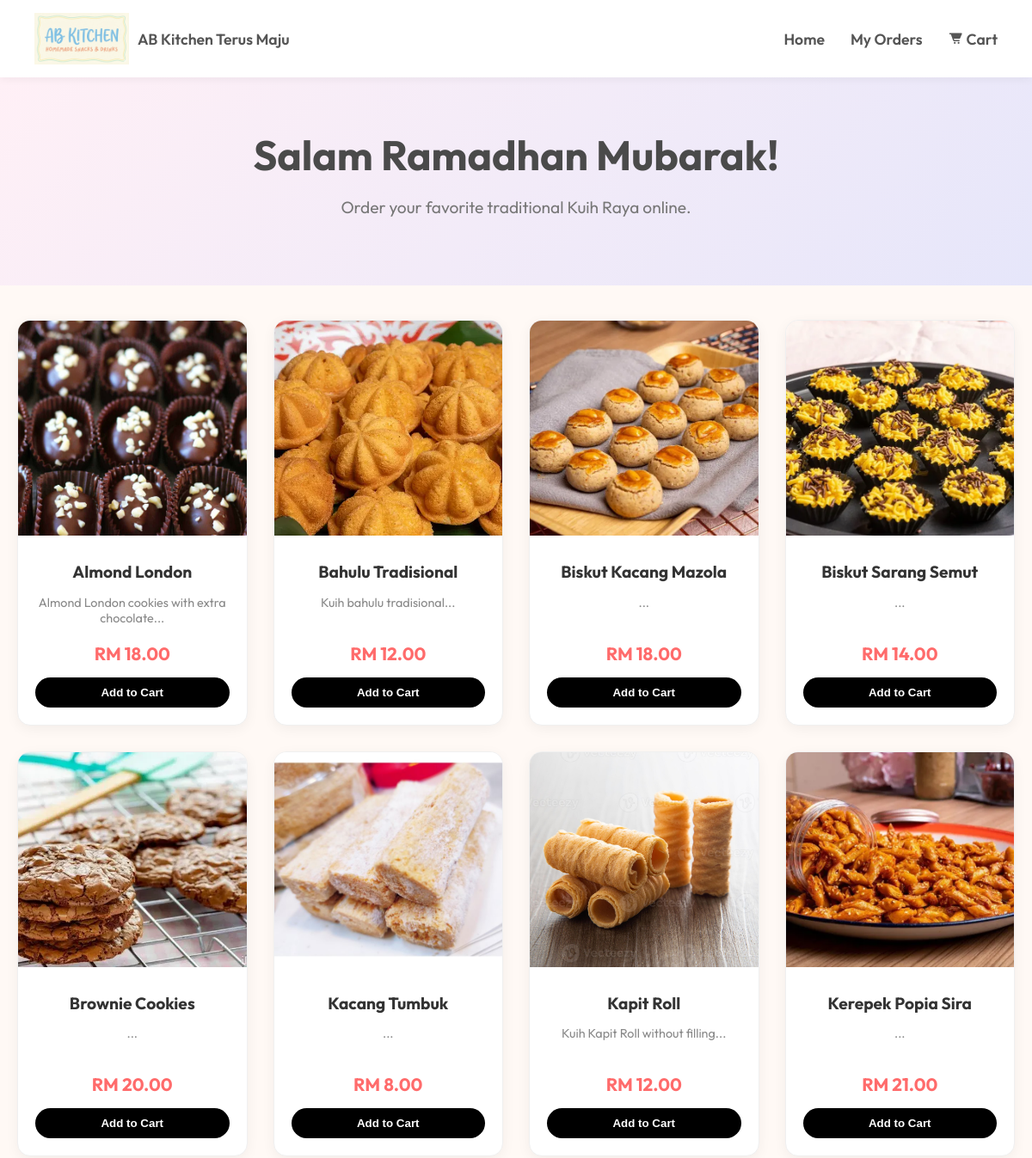
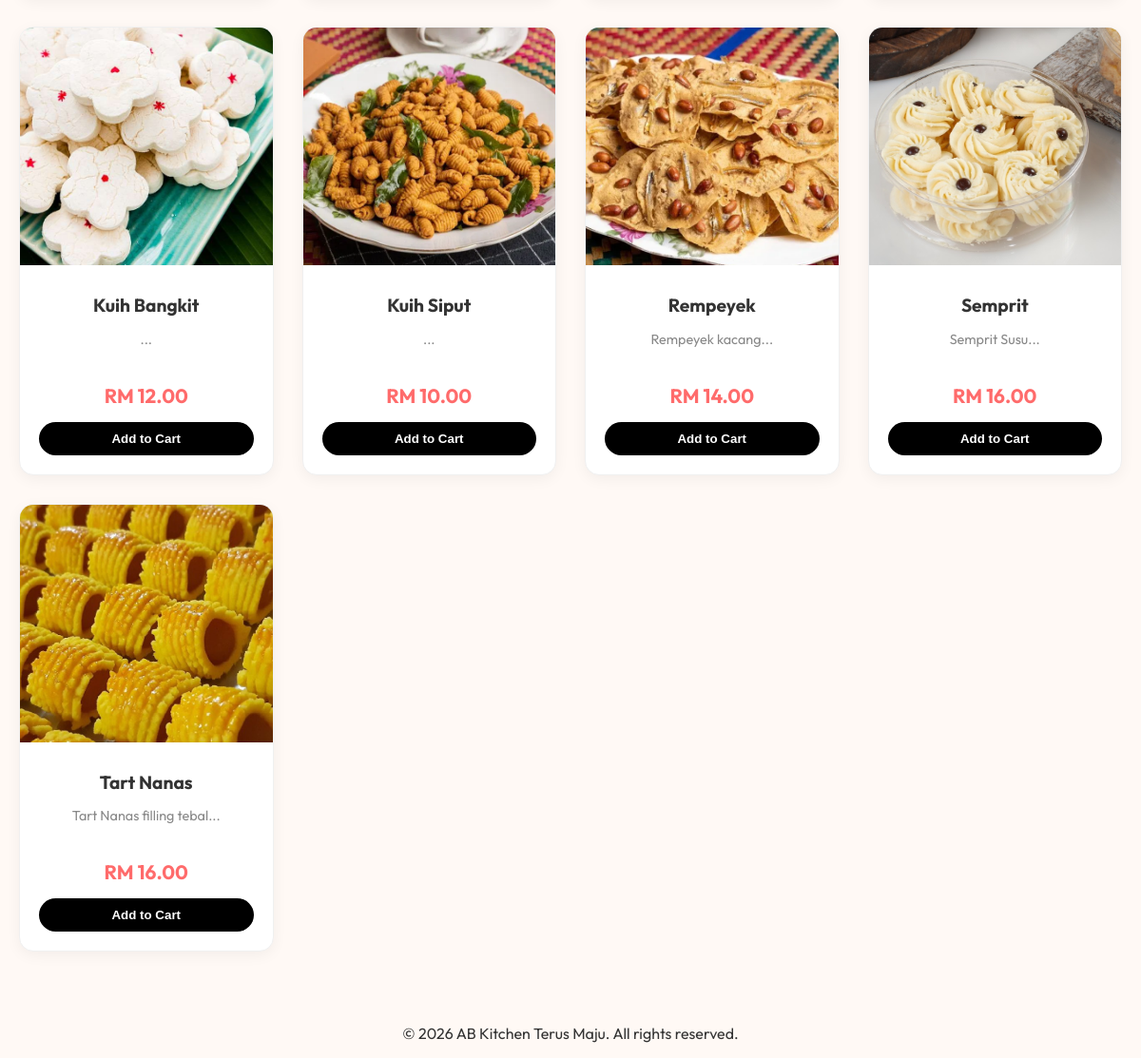
The page / on the database its author committed (2 pictures, top to bottom).
### tables this page shows
CREATE TABLE products (
                id INTEGER PRIMARY KEY AUTOINCREMENT,
                name TEXT NOT NULL,
                description TEXT,
                price REAL NOT NULL,
                stock INTEGER DEFAULT 0,
                image_url TEXT,
                created_at DATETIME DEFAULT CURRENT_TIMESTAMP
            , stock_price REAL DEFAULT 0.00, category_id INTEGER DEFAULT NULL);

### helpers.php (called while the page is built, shortened)
<?php
function get_settings($pdo) {
    try {
        $stmt = $pdo->query("SELECT setting_key, setting_value FROM settings");
        $settings = [];
        while ($row = $stmt->fetch(PDO::FETCH_ASSOC)) {
            $settings[$row['setting_key']] = $row['setting_value'];
        }
        return $settings;
    } catch (PDOException $e) {
        return [];
    }
}

### index.php (the view, shortened to what this page needs)
<?php
require_once 'config/db.php';
try {
    $stmt = $pdo->query("SELECT * FROM products ORDER BY name ASC");
    $products = $stmt->fetchAll();
} catch (PDOException $e) {
    die("Error loading products.");
}
require_once 'helpers.php';
$settings = get_settings($pdo);
?>
<!DOCTYPE html>
<html lang="en">
<head>
    <link href='https://unpkg.com/boxicons@2.1.4/css/boxicons.min.css' rel='stylesheet'>
    <link rel="stylesheet" href="styles/shop.css">
</head>
<body>
    <?php include 'pages/shop/header.php'; ?>
    <section class="hero">
        <h1>Salam Ramadhan Mubarak!</h1>
        <p>Order your favorite traditional Kuih Raya online.</p>
    </section>
    <div class="container">
        <div class="product-grid">
            <?php foreach ($products as $p): ?>
                <div class="product-card">
                    <div class="product-image">
                        <img src="<?= $p['image_url'] ? 'images/product/' . htmlspecialchars($p['image_url']) : 'images/icons/no-image.png' ?>"
                             alt="<?= htmlspecialchars($p['name']) ?>"
                             onerror="this.src='https://placehold.co/400x400?text=No+Image'">
                    </div>
                    <div class="product-info">
                        <h3 class="product-title"><?= htmlspecialchars($p['name']) ?></h3>
                        <p class="product-desc"><?= htmlspecialchars(substr($p['description'], 0, 80)) ?>...</p>
                        <span class="product-price">RM <?= number_format($p['price'], 2) ?></span>
                        <?php if ($p['stock'] > 0): ?>
                            <button onclick="addToCart(<?= $p['id'] ?>, this)" class="btn-add-cart">Add to Cart</button>
                        <?php else: ?>
                            <button class="btn-add-cart" style="background:#ccc;cursor:not-allowed;" disabled>Out of Stock</button>
                        <?php endif; ?>
                    </div>
                </div>
            <?php endforeach; ?>
        </div>
    </div>
    <?php include 'footer.php'; ?>
</body>
</html>

### pages/shop/header.php (shortened to what this page needs)
<?php
$store_name = $settings['store_name'] ?? 'My Digital Store';
?>
<header class="shop-header">
    <div class="shop-logo">
        <a href="/index.php">
            <img src="<?= !empty($settings['store_logo']) ? '/images/settings/'.htmlspecialchars($settings['store_logo']) : '/images/Logo.png' ?>" alt="<?= htmlspecialchars($store_name) ?>" onerror="this.src='/images/icons/user.png'">
            <span><?= htmlspecialchars($store_name) ?></span>
        </a>
    </div>
    <nav class="shop-nav">
        <a href="/index.php">Home</a>
        <a href="/pages/shop/track_order.php">My Orders</a>
        <a href="/pages/shop/cart.php" class="cart-icon">
            <i class='bx bxs-cart-alt'></i> Cart
        </a>
    </nav>
</header>

### footer.php (shortened to what this page needs)
<footer style="text-align: center; margin-top: 5px;">
<?php
$footer_store_name = $settings['store_name'] ?? 'My Digital Store';
?>
    <p>© <?= date('Y') ?> <?= htmlspecialchars($footer_store_name) ?>. All rights reserved.</p>
</footer>

### styles/shop.css (style rules this page uses)
:root { --primary-color: #dcb5ff; --accent-color: #ff6b6b; --bg-color: #fff9f5; --text-color: #333; --card-shadow: 0 4px 15px rgba(0, 0, 0, 0.05); }
body { margin: 0; font-family: 'Outfit', 'Segoe UI', sans-serif; background-color: var(--bg-color); color: var(--text-color); }
.shop-header { background: white; padding: 15px 40px; display: flex; justify-content: space-between; align-items: center; box-shadow: 0 2px 10px rgba(0, 0, 0, 0.05); position: sticky; top: 0; z-index: 1000; }
.shop-logo img { height: 60px; }
.shop-logo a { text-decoration: none; color: #555; font-weight: 600; font-size: 1.1rem; display: flex; align-items: center; gap: 10px; transition: color 0.3s; }
.shop-nav { display: flex; gap: 30px; align-items: center; }
.shop-nav a { text-decoration: none; color: #555; font-weight: 600; font-size: 1.1rem; transition: color 0.3s; }
.cart-icon { position: relative; font-size: 1.4rem; }
.hero { text-align: center; padding: 60px 20px; background: linear-gradient(135deg, #fff0f6 0%, #e6e6fa 100%); margin-bottom: 40px; }
.hero h1 { font-size: 3rem; margin: 0 0 10px 0; color: #4a4a4a; }
.hero p { font-size: 1.2rem; color: #777; }
.container { max-width: 1200px; margin: 0 auto; padding: 0 20px 60px; }
.product-grid { display: grid; grid-template-columns: repeat(auto-fill, minmax(250px, 1fr)); gap: 30px; }
.product-card { background: white; border-radius: 15px; overflow: hidden; box-shadow: var(--card-shadow); transition: transform 0.3s, box-shadow 0.3s; border: 1px solid #f0f0f0; }
.product-image { width: 100%; height: 250px; overflow: hidden; position: relative; }
.product-image img { width: 100%; height: 100%; object-fit: cover; transition: transform 0.5s; }
.product-info { padding: 20px; text-align: center; }
.product-title { font-size: 1.2rem; margin: 10px 0; font-weight: 700; }
.product-desc { font-size: 0.9rem; color: #888; margin-bottom: 15px; height: 40px; overflow: hidden; }
.product-price { font-size: 1.3rem; color: var(--accent-color); font-weight: bold; display: block; margin-bottom: 15px; }
.btn-add-cart { background: black; color: white; border: none; padding: 10px 25px; border-radius: 25px; cursor: pointer; font-weight: 600; transition: background 0.3s; width: 100%; }

### rows shown on the page
products: image_url (picture), name "Almond London", description "Almond London cookies with extra chocolate", price "18.00"
products: image_url (picture), name "Bahulu Tradisional", description "Kuih bahulu tradisional", price "12.00"
products: image_url (picture), name "Biskut Kacang Mazola", price "18.00"
products: image_url (picture), name "Biskut Sarang Semut", price "14.00"
products: image_url (picture), name "Brownie Cookies", price "20.00"
products: image_url (picture), name "Kacang Tumbuk", price "8.00"
products: image_url (picture), name "Kapit Roll", description "Kuih Kapit Roll without filling", price "12.00"
products: image_url (picture), name "Kerepek Popia Sira", price "21.00"
products: image_url (picture), name "Kuih Bangkit", price "12.00"
products: image_url (picture), name "Kuih Siput", price "10.00"
products: image_url (picture), name "Rempeyek", description "Rempeyek kacang", price "14.00"
products: image_url (picture), name "Semprit", description "Semprit Susu", price "16.00"
products: image_url (picture), name "Tart Nanas", description "Tart Nanas filling tebal", price "16.00"

### other values the page prints
$store_name "AB Kitchen Terus Maju"
$footer_store_name "AB Kitchen Terus Maju"
